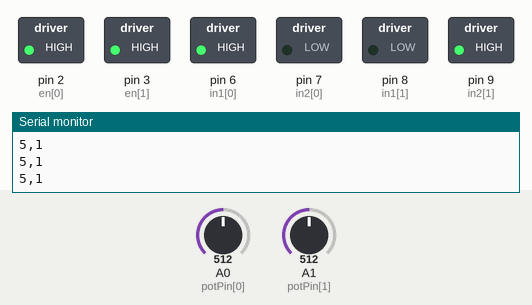
This sketch was run on a simulated Arduino Uno, built with avr-gcc and run on an emulated ATmega328P. Shown: switched loads named in the sketch (green lamp = pin HIGH), the last lines printed to the serial monitor. The inputs (shaded band) are chosen by the test bench; at power-on: A0 (potPin[0]) = 512, A1 (potPin[1]) = 512.

Above: at 2.2 s.
2.3 s: A0 (potPin[0]) set to 421
3.8 s: A0 (potPin[0]) set to 401
At 5.0 s:
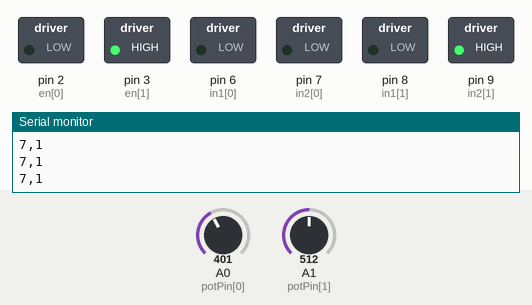
5.3 s: A1 (potPin[1]) set to 426
6.8 s: A1 (potPin[1]) set to 399
At 7.5 s:
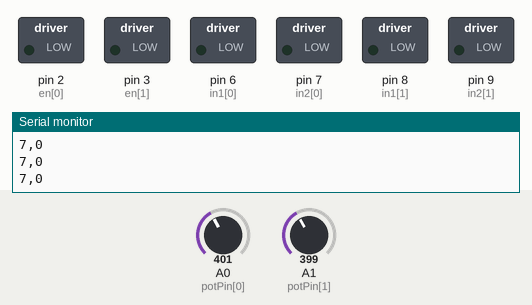
8.3 s: A1 (potPin[1]) set to 306
At 8.6 s:
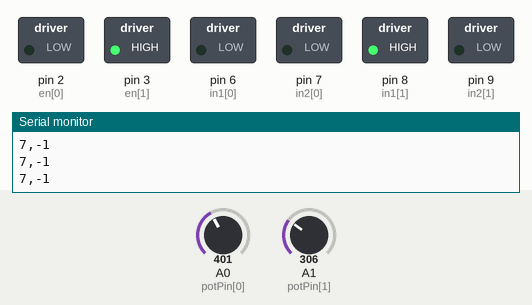
9.8 s: A0 (potPin[0]) set to 306
At 11.1 s:
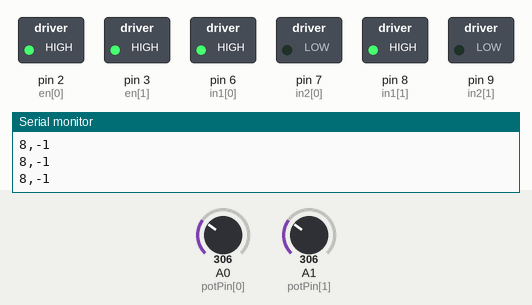
Timing chart, 0 to 12.3 s (numbered marks = the images above; inputs shaded):
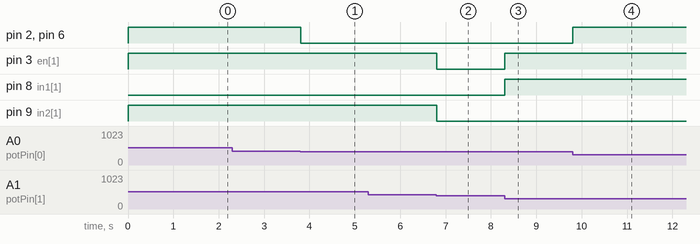

Measured:
- the behaviour switches between 410 and 409 on A0 (potPin[0]) (found by bisection; images 0 and 1)
- the behaviour switches between 410 and 409 on A1 (potPin[1]) (found by bisection; images 1 and 2)
- after the input at 3.8 s, pin 2 (en[0]), pin 6 (in1[0]): HIGH → LOW at once
- after the input at 6.8 s, pin 3 (en[1]), pin 9 (in2[1]): HIGH → LOW at once
- after the input at 8.3 s, pin 3 (en[1]), pin 8 (in1[1]): LOW → HIGH at once
- after the input at 9.8 s, pin 2 (en[0]), pin 6 (in1[0]): LOW → HIGH at once

The sketch:

sketch_nov11a.ino
```cpp
int potPin[] = {A0, A1};
int in1[] = {6, 8};
int in2[] = {7, 9};
int en[] = {2, 3};
int pinCount = 2;
int motorCount = 2;
int posx;
int posy;

void setup() {
  Serial.begin(9600);
  for (int thisPin = 0; thisPin < pinCount; thisPin++) {
    pinMode(potPin[thisPin], INPUT);
    pinMode(in1[thisPin], OUTPUT);
    pinMode(in2[thisPin], OUTPUT);
    pinMode(en[thisPin], OUTPUT);
  }

  SlideToGrid(0, 0);
  delay(1000);
}

void loop() {
//  SlideToValue(0, 900);
//  SlideToValue(1, 420);
//  Serial.println(analogRead(potPin[0]));
//  Serial.println(analogRead(potPin[1]));
  // orginal point
  //  SlideToValue(1024, 50);

  coordinate();

  Serial.print(posx);
  Serial.print(",");
  Serial.println(posy);
}

void SlideToValue(int thisMotor, int targetValue) {
  //  int targetValue[] = {targetValue1, targetValue2};
  // check each slider
  //  for (int thisMotor = 0; thisMotor < motorCount; thisMotor++) {
  int val = analogRead(potPin[thisMotor]);
  if (abs(val - targetValue) > 20) {
    digitalWrite(en[thisMotor], HIGH);
    if (val > targetValue) {
      digitalWrite(in1[thisMotor], LOW);
      digitalWrite(in2[thisMotor], HIGH);
    } else {
      digitalWrite(in1[thisMotor], HIGH);
      digitalWrite(in2[thisMotor], LOW);
    }
  } else {
    // Turn off motor
    digitalWrite(in1[thisMotor], LOW);
    digitalWrite(in2[thisMotor], LOW);
    digitalWrite(en[thisMotor], LOW);
  }
}

void SlideToGrid(int x, int y) {
  SlideToValue(0, 900 - x * 70);
  SlideToValue(1, 410 + y * 70);
}

void coordinate() {
  int motorValue1 = analogRead(potPin[0]);
  int motorValue2 = analogRead(potPin[1]);

  if (motorValue1 > 900) {
    SlideToValue(0, 900);
  }

  if (motorValue1 < 410) {
    SlideToValue(0, 410);
  }

  if (motorValue2 > 900) {
    SlideToValue(1, 900);
  }

  if (motorValue2 < 410) {
    SlideToValue(1, 410);
  }

  posx = (900 - motorValue1) / 70;
  posy = (motorValue2 - 410) / 70;
}
```
